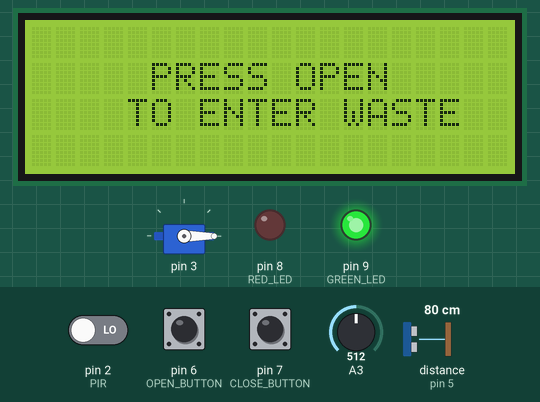
The sketch below on a simulated Arduino Uno, built with avr-gcc and run on an emulated ATmega328P. Parts: servo, 20×4 character LCD, output pins drawn as LEDs (lit = HIGH). The inputs (shaded band) are chosen by the test bench; at power-on: pin 6 (OPEN_BUTTON) HIGH, pin 2 (PIR) LOW, pin 7 (CLOSE_BUTTON) HIGH, A3 = 512, distance to the obstacle (sensor on pin 5) 80 cm. The echo pulse lasts 58.3 µs per cm; pins used as bus, display or sensor lines are not drawn; what the sketch prints to the serial monitor is not drawn.

Above: at 1.2 s.
1.3 s: pin 6 (OPEN_BUTTON) pulled LOW for 0.15 s
At 2.4 s:
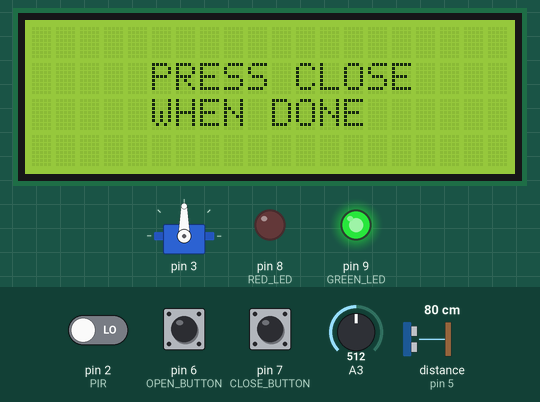
At 4.3 s:
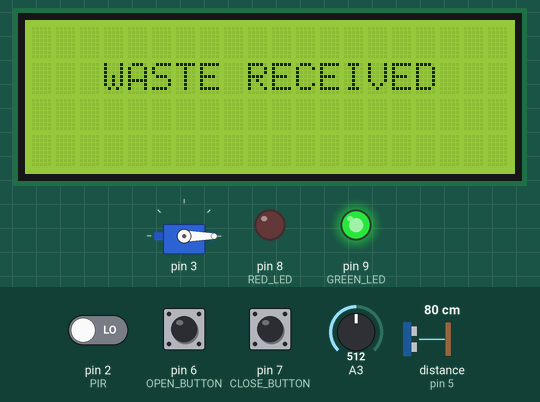
Timing chart, 0 to 6.8 s (numbered marks = the images above; inputs shaded):
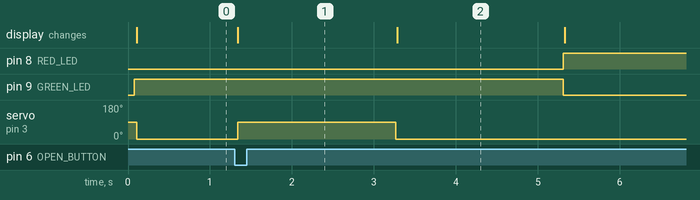

Measured:
- after the input at 1.3 s, pin 8 (RED_LED): LOW → HIGH after 4.0 s instead of 2.0 s; pin 9 (GREEN_LED): HIGH → LOW after 4.0 s instead of 2.0 s; servo on pin 3: 0° → 90° at once, → 0° 1.9 s later; the display: changes at once (image 1)

The sketch:

smart_waste_disposal.ino
```cpp
#include <Wire.h>
#include "Scheduler.h"
#include "BinTask.h"
#include "ButtonTask.h"
#include "GUITask.h"
#include "TemperatureTask.h"
#include "WasteDetectorTask.h"
#include "UserDetectorTask.h"

//digital pin
#define PIR 2
#define SERVO 3
#define SONAR_TRIG 4
#define SONAR_ECHO 5
#define OPEN_BUTTON 6
#define CLOSE_BUTTON 7
#define RED_LED 8
#define GREEN_LED 9

//analog pin
#define TEMP_SENSOR A3
#define TEMP_ID 0
#define USRD_ID 1
#define WSTD_ID 2
#define BTN1_ID 3
#define BTN2_ID 4
#define BIN_ID  5
#define GUI_ID  6

Scheduler scheduler;

void setup() {
    Serial.begin(9600);

    pinMode(PIR, INPUT);
    pinMode(SONAR_TRIG, OUTPUT);
    pinMode(SONAR_ECHO, INPUT);
    pinMode(OPEN_BUTTON, INPUT_PULLUP);
    pinMode(CLOSE_BUTTON, INPUT_PULLUP);
    pinMode(GREEN_LED, OUTPUT);
    pinMode(RED_LED, OUTPUT);

    Task* t0 = new TemperatureTask(TEMP_SENSOR);
    Task* t1 = new UserDetectorTask(PIR, BIN_ID);
    Task* t2 = new WasteDetectorTask(SONAR_TRIG, SONAR_ECHO, BIN_ID);
    Task* t3 = new ButtonTask(OPEN_BUTTON);
    Task* t4 = new ButtonTask(CLOSE_BUTTON);
    Task* t5 = new BinTask(TEMP_ID, USRD_ID, WSTD_ID, BTN1_ID, BTN2_ID, GUI_ID, SERVO, GREEN_LED, RED_LED);
    Task* t6 = new GUITask(WSTD_ID, TEMP_ID, BIN_ID);

    scheduler.addTask(t0);
    scheduler.addTask(t1);
    scheduler.addTask(t2);
    scheduler.addTask(t3);
    scheduler.addTask(t4);
    scheduler.addTask(t5);
    scheduler.addTask(t6);

    scheduler.init(50);

    t0->SetSvariable(scheduler.Svariables);
    t1->SetSvariable(scheduler.Svariables);
    t2->SetSvariable(scheduler.Svariables);
    t3->SetSvariable(scheduler.Svariables);
    t4->SetSvariable(scheduler.Svariables);
    t5->SetSvariable(scheduler.Svariables);
    t6->SetSvariable(scheduler.Svariables);

    t0->init(10000, TEMP_ID);
    t1->init(1000, USRD_ID);
    t2->init(20000, WSTD_ID);
    t3->init(1000, BTN1_ID);
    t4->init(1000, BTN2_ID);
    t5->init(1000, BIN_ID);
    t6->init(10000, GUI_ID);
}

void loop() {
    scheduler.schedule();
}
```

BinTask.cpp
```cpp
#include "BinTask.h"
#include <Arduino.h>
#include <LowPower.h>
#include <LiquidCrystal_I2C.h>
#include <Servo.h>

LiquidCrystal_I2C lcd(0x27, 20, 4);
Servo door;

BinTask::BinTask(int idTemperature, int idUsr, int idWaste, int idButtonOpen, int idButtonClose, int idGui, int pin, int greenLedPin, int redLedPin) {
    this->pin = pin;
    this->greenLedPin = greenLedPin;
    this->redLedPin = redLedPin;
    this->idTemperature = idTemperature;
    this->idUsr = idUsr;
    this->idWaste = idWaste;
    this->idButtonOpen = idButtonOpen;
    this->idButtonClose = idButtonClose;
    this->idGui = idGui;
    this->state = CLOSED_ON_ENTER;
    this->timeReference = 0;
}

void BinTask::init(int period, int id) {
    Serial.println("INIT");
    Task::init(period, id);
    door.attach(this->pin);
    lcd.init();
    resetScreen();
}

void BinTask::tick() {
    switch (this->state) {
        case CLOSED_ON_ENTER:
            this->state = CLOSED_ON;
            digitalWrite(this->greenLedPin, HIGH);
            digitalWrite(this->redLedPin, LOW);
            close();
            resetScreen();
            lcd.setCursor(5, 1);
            lcd.print("PRESS OPEN");
            lcd.setCursor(4, 2);
            lcd.print("TO ENTER WASTE");
            break;

        case CLOSED_ON:
            if (Svariable[this->idWaste] < MIN_FREE_SPACE) {
                this->state = FULL_ON_ENTER;
            } else if (Svariable[this->idTemperature] % 2 != 0) {
                this->state = HOT_ON_ENTER;
            } else if (Svariable[this->idButtonOpen] == HIGH) {
                this->state = OPENED_ON_ENTER;
                resetButtons();
            } else if (Svariable[this->idUsr] == 1) {
                this->state = SLEEP_ON_ENTER;
            }
            break;

        case CLOSED_ON_EXIT:
            // Logica per CLOSED_ON_EXIT
            break;

        case OPENED_ON_ENTER:
            this->state = OPENED_ON;
            this->timeReference = millis();
            open();
            resetScreen();
            lcd.setCursor(5, 1);
            lcd.print("PRESS CLOSE");
            lcd.setCursor(5, 2);
            lcd.print("WHEN DONE");
            break;

        case OPENED_ON:
            if (Svariable[this->idWaste] < MIN_FREE_SPACE ||
                Svariable[this->idTemperature] % 2 != 0 ||
                Svariable[this->idButtonClose] == HIGH ||
                elapsed(T1))
            {
                this->state = OPENED_ON_EXIT;
                resetButtons();
            }
            break;

        case OPENED_ON_EXIT:
            close();
            resetScreen();
            lcd.setCursor(3, 1);
            lcd.print("WASTE RECEIVED");
            if (Svariable[this->idWaste] < MIN_FREE_SPACE) {
              this->nextState = FULL_ON_ENTER;
            } else if (Svariable[this->idTemperature] % 2 != 0) {
              this->nextState = HOT_ON_ENTER;
            } else {
              this->nextState = CLOSED_ON_ENTER;
            }
            this->state = WAITING_ON_ENTER;
            break;

        case FULL_ON_ENTER:
            this->state = FULL_ON;
            digitalWrite(this->greenLedPin, LOW);
            digitalWrite(this->redLedPin, HIGH);
            close();
            resetScreen();
            lcd.setCursor(3, 1);
            lcd.print("CONTAINER FULL");
            break;

        case FULL_ON:
            if(Svariable[this->idGui] == 1) {
                this->state = FULL_ON_EXIT;
            }
            break;

        case FULL_ON_EXIT:
            this->state = EMPTYING_ON_ENTER;
            break;

        case EMPTYING_ON_ENTER:
            this->state = EMPTYING_ON;
            empty();
            resetScreen();
            lcd.setCursor(1, 1);
            lcd.print("EMPTYING CONTAINER");
            this->timeReference = millis();
            break;

        case EMPTYING_ON:
            if(elapsed(T3)) {
                this->state = EMPTYING_ON_EXIT;
                Svariable[this->idWaste] = 100;
            }
            break;

        case EMPTYING_ON_EXIT:
            this->state = CLOSED_ON_ENTER;
            Svariable[this->idGui] = 0;
            break;

        case HOT_ON_ENTER:
            this->state = HOT_ON;
            digitalWrite(this->greenLedPin, LOW);
            digitalWrite(this->redLedPin, HIGH);
            close();
            resetScreen();
            lcd.setCursor(2, 1);
            lcd.print("PROBLEM DETECTED");
            break;

        case HOT_ON:
            if(Svariable[this->idGui] == 2) {
                this->state = HOT_ON_EXIT;
            }
            break;

        case HOT_ON_EXIT:
            this->state = CLOSED_ON_ENTER;
            Svariable[this->idGui] = 0;
            break;

        case WAITING_ON_ENTER:
            this->timeReference = millis();
            this->state = WAITING_ON;
            break;

        case WAITING_ON:
            if(elapsed(T2)) {
                this->state = this->nextState;
            }
            break;

        case SLEEP_ON_ENTER:
            this->state = SLEEP_ON;
            sleepComponents();
            LowPower.powerDown(SLEEP_FOREVER, ADC_OFF, BOD_OFF);
            break;

        case SLEEP_ON:
            if (Svariable[this->idUsr] == 0) {
                this->state = CLOSED_ON_ENTER;
            }
            break;

        default:
            break;
    }

    //pulisco gli stati ogni volta
    Svariable[this->id] = this->state;
}

void BinTask::open() {
    door.write(90);
}

void BinTask::close() {
    door.write(0);
}

void BinTask::empty() {
    door.write(180);
}

//reset dello schermo
void BinTask::resetScreen() {
    lcd.backlight();
    lcd.display();
    lcd.setCursor(0, 0);
    lcd.clear();
}

void BinTask::sleepComponents() {
    lcd.noBacklight();
    lcd.noDisplay();
}

void BinTask::resetButtons() {
    Svariable[this->idButtonOpen] = LOW;
    Svariable[this->idButtonClose] = LOW;
}

bool BinTask::elapsed(unsigned long time) {
    return (millis() - this->timeReference >= time);
}
```

BinTask.h
```cpp
#ifndef __BINTASK__
#define __BINTASK__

#include "Task.h"

#define MIN_FREE_SPACE 5 //distanza minima in cm tra il sonar e il contenuto del bidone
#define T1 10000
#define T2 2000
#define T3 3000

#define CLOSED_ON_ENTER 0
#define CLOSED_ON 1
#define CLOSED_ON_EXIT 2

#define OPENED_ON_ENTER 3
#define OPENED_ON 4
#define OPENED_ON_EXIT 5

#define FULL_ON_ENTER 6
#define FULL_ON 7
#define FULL_ON_EXIT 8

#define EMPTYING_ON_ENTER 9
#define EMPTYING_ON 10
#define EMPTYING_ON_EXIT 11

#define HOT_ON_ENTER 12
#define HOT_ON 13
#define HOT_ON_EXIT 14

#define WAITING_ON_ENTER 15
#define WAITING_ON 16

#define SLEEP_ON_ENTER 17
#define SLEEP_ON 18

class BinTask : public Task {
    private:
        int pin;
        int greenLedPin;
        int redLedPin;
        int state;
        int idTemperature;
        int idUsr;
        int idWaste;
        int idButtonOpen;
        int idButtonClose;
        int idGui;
        unsigned long timeReference;
        int nextState;

        void open();
        void close();
        void empty();
        void resetScreen();
        void resetButtons();
        void sleepComponents();

    public:
        BinTask(int idTemperature, int idUsr, int idWaste, int idButtonOpen, int idButtonClose, int idGui, int pin, int greenLedPin, int redLedPin);
        void tick();
        void init(int period, int id) override;
        bool elapsed(unsigned long time);
};
#endif
```

ButtonTask.cpp
```cpp
#include "ButtonTask.h"
#include <Arduino.h>

void ButtonTask::tick() {
    int currState = digitalRead(this->pin);   // leggi la lettura del pulsante
    if((this->precState == HIGH) && (currState == LOW)) {
        Svariable[this->id] = HIGH;
    } else {
        Svariable[this->id] = LOW;
    }
    this->precState = currState;
}

ButtonTask::ButtonTask(int pin) {
    this->pin = pin;
    this->precState = LOW;
}
```

ButtonTask.h
```cpp
#ifndef __BUTTONTASK__
#define __BUTTONTASK__

#include "Task.h"

class ButtonTask: public Task {
    private:
        int pin;
        int precState;
    public:
        ButtonTask(int pin);
        void tick();    // serve per spostare lo scope di tick da solo task a Button task altrimenti non vede la variabile precState

};

#endif
```

GUITask.cpp
```cpp
#include "GUITask.h"
#include <Arduino.h>

GUITask::GUITask(int idWaste, int idTemperature, int idBin) {
    this->idWaste = idWaste;
    this->idTemperature = idTemperature;
    this->idBin = idBin;
}

void GUITask::tick() {
    printTempAndWaste();

    if (Serial.available()) {
        char command = Serial.read();
        if (command == 'E' && Svariable[this->idBin] == 7) {
            Svariable[this->id] = 1;
        } else if (command == 'R' && Svariable[this->idBin] == 13) {
            Svariable[this->id] = 2;
        } else {
            Svariable[this->id] = 0;
        }
    }
}

void GUITask::printTempAndWaste() {
    Serial.println(Svariable[this->idWaste] > 100 ? 0 : 100 - Svariable[this->idWaste]);
    Serial.println(Svariable[this->idTemperature] % 2 != 0 ? (Svariable[this->idTemperature] - 1) / 100 : Svariable[this->idTemperature] / 100);
}
```

GUITask.h
```cpp
#ifndef __GUITASK__
#define __GUITASK__

#include "Task.h"

class GUITask: public Task {
    private:
        int idWaste;
        int idTemperature;
        int idBin;
    public:
        GUITask(int idWaste, int idTemperature, int idBin);
        void init();
        void tick();
        void printTempAndWaste();
};

#endif
```

Scheduler.cpp
```cpp
#include "Scheduler.h"
#include <stdlib.h>

void Scheduler::init(int basePeriod) {
  this->basePeriod = basePeriod;
  timer.setupPeriod(basePeriod);
  Svariables = (int*)calloc(nTasks, sizeof(int));
}

bool Scheduler::addTask(Task* task) {
  if (nTasks < MAX_TASKS-1){
    task->SetSvariable(Svariables);
    taskList[nTasks] = task;
    nTasks++;
    return true;
  } else {
    return false;
  }
}

void Scheduler::schedule() {
  timer.waitForNextTick();
  for (int i = 0; i < nTasks; i++){
    if (taskList[i]->updateAndCheckTime(basePeriod)){
      taskList[i]->tick();
    }
  }
}
```

Scheduler.h
```cpp
#ifndef __SCHEDULER__
#define __SCHEDULER__

#include "Timer2.h"
#include "Task.h"

#define MAX_TASKS 10

class Scheduler {

  int basePeriod;
  int nTasks = 0;
  Task* taskList[MAX_TASKS];
  Timer2 timer;

  public:
    int* Svariables;
    void init(int basePeriod);
    virtual bool addTask(Task* task);
    virtual void schedule();
};

#endif
```

Task.h
```cpp
#ifndef __TASK__
#define __TASK__

class Task {
  int myPeriod;
  int timeElapsed;
  protected:
    int* Svariable;
    int id;

  public:
    virtual void init(int period, int id) {
      myPeriod = period;
      this->id = id;
      timeElapsed = 0;
    }

    void SetSvariable(int* var) {
      Svariable = var;
    }

    virtual void tick() = 0;

    bool updateAndCheckTime(int basePeriod) {
      timeElapsed += basePeriod;
      if (timeElapsed >= myPeriod){
        timeElapsed = 0;
        return true;
      } else {
        return false;
      }
    }

    int getId() {
      return id;
    }
};

#endif
```

TemperatureTask.cpp
```cpp
#include "TemperatureTask.h"
#include <Arduino.h>

TemperatureTask::TemperatureTask(int pin) {
  this->pin = pin;
  this->state = STATE_1;
  this->prevTemp = 0;
}

void TemperatureTask::tick() {
  //misura la temperatura via arduino
  Svariable[this->id] = isTooHot();
}

int TemperatureTask::isTooHot() {
  int temp = (int)((analogRead(this->pin) * 0.00488 ) / 0.01);

  switch (this->state) {
    case STATE_1:
      if (temp > MAX_TEMP) {
        this->timeReference = millis();
        this->state = STATE_2;
      }
      temp *= 100;
      break;
    case STATE_2:
      if (temp > MAX_TEMP && this->prevTemp > MAX_TEMP && (millis() - this->timeReference >= MAXTEMPTIME)) {
        temp *= 100;
        temp += 1;
        this->state = STATE_3;
      } else if (!(temp > MAX_TEMP && this->prevTemp > MAX_TEMP)) {
        temp *= 100;
        this->state = STATE_1;
      } else {
        temp *= 100;
      }
      break;
    case STATE_3:
      if (temp > MAX_TEMP && this->prevTemp > MAX_TEMP) {
        temp *= 100;
        temp += 1;
      } else {
        temp *= 100;
        this->state = STATE_1;
      }
      break;
  }
  this->prevTemp = temp;

  return temp;
}
```

TemperatureTask.h
```cpp
#ifndef __TEMPERATURETASK__
#define __TEMPERATURETASK__

#include "Task.h"

#define MAX_TEMP 30
#define MAXTEMPTIME 3000

#define STATE_1 0
#define STATE_2 1
#define STATE_3 2

class TemperatureTask : public Task {
    private:
        int pin;
        int state;
        int prevTemp;
        int timeReference;
    public:
        TemperatureTask(int pin);
        void tick();    //serve per spostare lo scope da solo task a temperature task altrimenti non vede la variabile
        int isTooHot();
};

#endif
```

Timer2.cpp
```cpp
#include "Timer2.h"
#include "Arduino.h"

volatile bool timerFlag2;

ISR(TIMER2_COMPA_vect){
  timerFlag2 = true;
}

Timer2::Timer2(){
  timerFlag2 = false;
}

void Timer2::setupFreq(int freq){

  cli();  // Disabilita gli interrupt

  TCCR2A = 0;   // Resetta TCCR2A
  TCCR2B = 0;   // Resetta TCCR2B
  TCNT2 = 0;    // Resetta il contatore

  // Calcola il valore OCR2A per TIMER2 (TIMER2 è a 8 bit)
  OCR2A = 16*1024/freq;  // F_CPU = 16MHz

  TCCR2A |= (1 << WGM21);        // Modalità CTC
  TCCR2B |= (1 << CS22) | (1 << CS20); // Prescaler 1024
  TIMSK2 |= (1 << OCIE2A);       // Abilita l'interrupt di confronto

  sei();  // Abilita gli interrupt

}

/* period in ms */
void Timer2::setupPeriod(int period){

  cli();

  TCCR2A = 0;
  TCCR2B = 0;
  TCNT2 = 0;

  OCR2A = 16.384*period;   // Periodo in ms
  TCCR2A |= (1 << WGM21);
  TCCR2B |= (1 << CS22) | (1 << CS20);
  TIMSK2 |= (1 << OCIE2A);

  sei();

}

void Timer2::waitForNextTick(){
  /* wait for timer signal */
  while (!timerFlag2){}
  timerFlag2 = false;

}
```

Timer2.h
```cpp
#ifndef __TIMER__
#define __TIMER__

class Timer2 {

public:
  Timer2();
  void setupFreq(int freq);
  /* period in ms */
  void setupPeriod(int period);
  void waitForNextTick();

};


#endif
```

UserDetectorTask.cpp
```cpp
#include "UserDetectorTask.h"
#include <Arduino.h>

bool isSleeping = false;

UserDetectorTask::UserDetectorTask(int pin, int idBin) {
    this->pin = pin;
    this->idBin = idBin;
    this->state = STATE_1;
    this->prevRange = LOW;
    attachInterrupt(digitalPinToInterrupt(this->pin), wakeUp, RISING);
}

void UserDetectorTask::tick() {
    isUserInRange();
}

void UserDetectorTask::isUserInRange() {
    int range = digitalRead(this->pin);

    switch (this->state)
    {
        case STATE_1:
            if (range == LOW && this->prevRange == HIGH && Svariable[this->idBin] == 1) {
                this->timeReference = millis();
                this->state = STATE_2;
            }
            Svariable[this->id] = 0;
            break;

        case STATE_2:
            if (range == LOW && this->prevRange == LOW && (millis() - this->timeReference >= TSLEEP)) {
                this->state = STATE_3;
                isSleeping = true;
                Svariable[this->id] = 1;
            } else if (range == LOW && this->prevRange == LOW && !(millis() - this->timeReference >= TSLEEP)) {
                Svariable[this->id] = 0;
            } else if (range == HIGH && this->prevRange == LOW) {
                this->state = STATE_1;
                Svariable[this->id] = 0;
            }
            break;

        case STATE_3:
            if (isSleeping == false) {
                this->state = STATE_1;
                Svariable[this->id] = 0;
            }
            break;

        default:
            break;
    }

    this->prevRange = range;
}

void UserDetectorTask::wakeUp() {
    isSleeping = false;
}
```

UserDetectorTask.h
```cpp
#ifndef __USERDETECTORTASK__
#define __USERDETECTORTASK__

#include "Task.h"

#define TSLEEP 3000

#define STATE_1 0
#define STATE_2 1
#define STATE_3 2

class UserDetectorTask : public Task {
    private:
        int pin;
        int idBin;
        int state;
        int prevRange;
        int timeReference;

        static void wakeUp();
        void isUserInRange();
    public:
        UserDetectorTask(int pin, int idBin);
        void tick();
};

#endif
```

WasteDetectorTask.h
```cpp
#ifndef __WASTEDETECTORTASK__
#define __WASTEDETECTORTASK__

#include "Task.h"

#define MAX_SPACE 100

class WasteDetectorTask : public Task {
    private:
        int trigPin;
        int echoPin;
        int idBin;
    public:
        WasteDetectorTask(int trigPin, int echoPin, int binState);
        float BinUsable();
        void tick();
        void init(int period, int id) override;
};

#endif
```

Source omitted: WasteDetectorTask.cpp (801 bytes)
